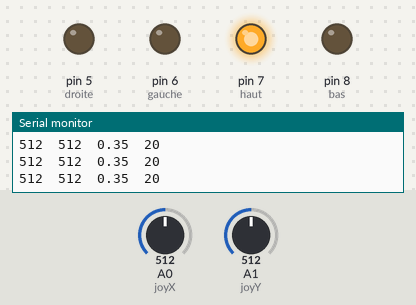
Recording of a sketch running on a simulated Arduino Uno, built with avr-gcc and run on an emulated ATmega328P. Parts: output pins drawn as LEDs (lit = HIGH), the last lines printed to the serial monitor. The test bench sets the inputs (shaded band); at power-on: A0 (joyX) = 512, A1 (joyY) = 512.

Above: at 1.2 s.
1.3 s: A0 (joyX) set to 532
At 2.6 s:
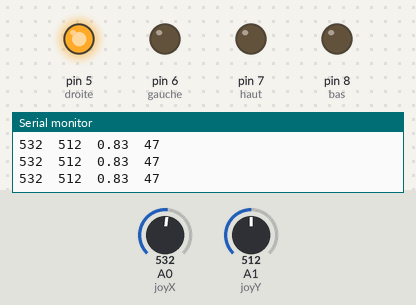
2.9 s: A1 (joyY) set to 1023
At 4.2 s:
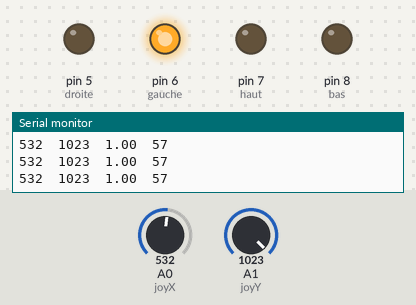
4.5 s: A1 (joyY) set to 0
At 5.9 s:
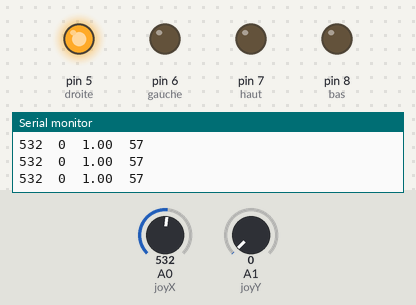
6.2 s: A1 (joyY) set to 716
At 6.7 s:
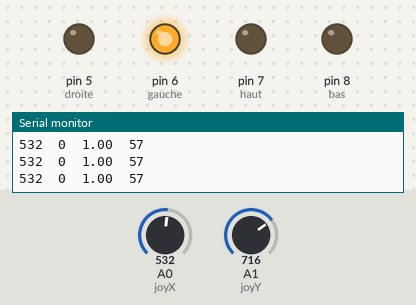
7.8 s: A0 (joyX) set to 855
9.3 s: A0 (joyX) set to 889
At 10.3 s:
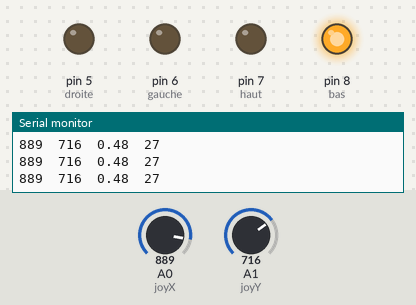
Timing chart, 0 to 11.9 s (numbered marks = the images above; inputs shaded):
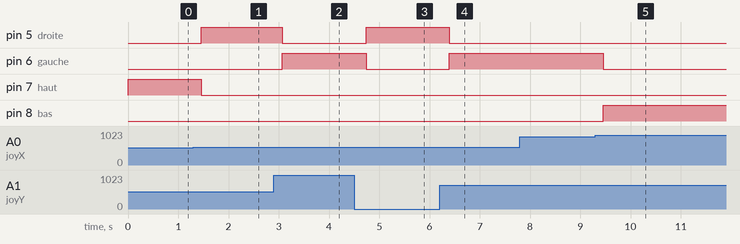

Measured:
- the behaviour switches between 517 and 518 on A0 (joyX) (found by bisection; images 0 and 1)
- the behaviour switches between 870 and 871 on A0 (joyX) (found by bisection; images 4 and 5)
- after the input at 1.3 s, pin 5 (droite): LOW → HIGH after 0.16 s; pin 7 (haut): HIGH → LOW after 0.16 s
- after the input at 2.9 s, pin 5 (droite): HIGH → LOW after 0.17 s; pin 6 (gauche): LOW → HIGH after 0.17 s
- after the input at 4.5 s, pin 5 (droite): LOW → HIGH after 0.24 s; pin 6 (gauche): HIGH → LOW after 0.24 s
- after the input at 6.2 s, pin 5 (droite): HIGH → LOW after 0.19 s; pin 6 (gauche): LOW → HIGH after 0.19 s
- after the input at 9.3 s, pin 6 (gauche): HIGH → LOW after 0.16 s; pin 8 (bas): LOW → HIGH after 0.16 s

The sketch:

joystick.ino
```cpp
/*Commentaire:
Description : Permet d'allumer 4 leds en fonction de la position d'un joystick bas de gamme
Etat : Fonctionnel
Schéma : Disponible, le cablage du joystick n'est pas fait.

L'objectif est de d'allumer 4 leds selon la position du joystick, je ségmente en 4 zones mon joystick, zone 1 en haut à gauche, zone 2 en haut à droite, zone 3 en bas à droite, zone 4 en bas à gauche.
Une fois que j'ai ces zones je sais que je dois allumer une des 2 leds de la zone. Pour déterminer laquelle, je fais un produit scalaire pour obtenir l'angle, j'obtiens une valeur qui pass par 1 | 0 | 1, qui couvre une distance de 180°.

Tout d'abord je regarde si mon joystick est vers le bas ou vers le haut
je calcule l'angle
si l'angle est <0.5 on est dans la zone basse  1 | 0.5 0 0.5 | 1
si l'angle est >0.5 on est soit à droite soit à gauche (je rappel que la valeur de l'angle qui m'est retournée est comprise entre 1 (0.5) 0 (0.5) 1  de 1 à 1 je couvre 180°)
Pour savoir si j'allume la led droite ou gauche, je regarde les coordonnées en les comparant au centre, pour connaitre si on est à droite ou à gauche du centre

ça me fais un jolie script qui change l'allumage des leds dé que l'on arrive à un angle de 45°, c'est beaucoup mieux qu'un joystick qui allume les leds qu'en tenant compte des 4 zones
*/


//déclaration des define
#define joyX A0
#define joyY A1
#define PI 3.14


//déclaration des variables
int X_centre=528;
int Y_centre=518;
int bas=8;
int haut=7;
int droite=5;
int gauche=6;
int xValue = analogRead(joyX);
int yValue = analogRead(joyY);
float angle=0;
int angle_degre=0;
float Ux=0;
float Uy=0;
float Vy=0;
float Ud=0;
float Vd=0;


void setup()
{
pinMode(bas,OUTPUT);
pinMode(haut,OUTPUT);
pinMode(droite,OUTPUT);
pinMode(gauche,OUTPUT);
Serial.begin(1200);
}


void loop() {

xValue = analogRead(joyX);
yValue = analogRead(joyY);


if (xValue>=(X_centre-1) && xValue<=(X_centre+1) && yValue>=(Y_centre-1) && yValue<=(Y_centre+1)){     //jostick au "0"

  digitalWrite(bas, LOW);                                                                              //extenction des leds
  digitalWrite(haut, LOW);
  digitalWrite(droite, LOW);
  digitalWrite(gauche, LOW);

  Serial.print(xValue);                                                                                //on affiche les coordonnées et on rajoute que le joystick est au centre
  Serial.print("\t");
  Serial.print(yValue);
  Serial.print("\t");
  Serial.print("joystick au centre");
  Serial.print("\n");

}else{
  if (xValue>(X_centre+1)){                                                                            //joystick vers le bas

    Ux=xValue-X_centre;                                                                                //on fait le calcul de l'angle avec le produit scalaire
    Uy=yValue-Y_centre;
    Vy=yValue-Y_centre;
    Ud=sq(Ux)+sq(Uy);
    Ud=sqrt(Ud);
    Vd=sq(Vy);
    Vd=sqrt(Vd);
    angle=(((Ux*0)+(Uy*Vy))/(Vd*Ud));
    angle_degre=(180*angle)/PI;

    Serial.print(xValue);                                                                              //on affiche les coordonnées + l'angle + les degré
    Serial.print("\t");
    Serial.print(yValue);
    Serial.print("\t");
    Serial.print(angle);
    Serial.print("\t");
    Serial.print(angle_degre);
    Serial.print("\n");

    if (angle<0.5){                                                                                    //joystick vers le bas dans la zone basse
      digitalWrite(bas, HIGH);
      digitalWrite(haut, LOW);
      digitalWrite(droite, LOW);
      digitalWrite(gauche, LOW);}else{

      if (Vy<=0){                                                                                      //joystick vers le bas vers la droite
        if (angle>=0.5){
            digitalWrite(droite, HIGH);
            digitalWrite(bas, LOW);
            digitalWrite(haut, LOW);
            digitalWrite(gauche, LOW);
          }
      }else{                                                                                           //joystick vers le bas vers la gauche
        if (angle>=0.5){
            digitalWrite(gauche, HIGH);
            digitalWrite(bas, LOW);
            digitalWrite(haut, LOW);
            digitalWrite(droite, LOW);
          }
        }
      }
    }

  else{
    if (xValue<(X_centre-1)){                                                                          //joystick vers le haut

      Ux=xValue-X_centre;
      Uy=yValue-Y_centre;
      Vy=yValue-Y_centre;
      Ud=sq(Ux)+sq(Uy);
      Ud=sqrt(Ud);
      Vd=sq(Vy);
      Vd=sqrt(Vd);
      angle=(((Ux*0)+(Uy*Vy))/(Vd*Ud));
      angle_degre=(180*angle)/PI;

      Serial.print(xValue);
      Serial.print("\t");
      Serial.print(yValue);
      Serial.print("\t");
      Serial.print(angle);
      Serial.print("\t");
      Serial.print(angle_degre);
      Serial.print("\n");}

      if (angle<0.5){                                                                                  //joystick vers le haut dans la zone haute
      digitalWrite(haut, HIGH);
      digitalWrite(bas, LOW);
      digitalWrite(droite, LOW);
      digitalWrite(gauche, LOW);}else{

      if (Vy<=0){                                                                                      //joystick vers la droite
        if (angle>=0.5){
            digitalWrite(droite, HIGH);
            digitalWrite(bas, LOW);
            digitalWrite(haut, LOW);
            digitalWrite(gauche, LOW);
          }
      }else{                                                                                           //joystick vers la gauche
        if (angle>=0.5){
            digitalWrite(gauche, HIGH);
            digitalWrite(bas, LOW);
            digitalWrite(haut, LOW);
            digitalWrite(droite, LOW);
          }
        }
      }
    }
  }
}
```
